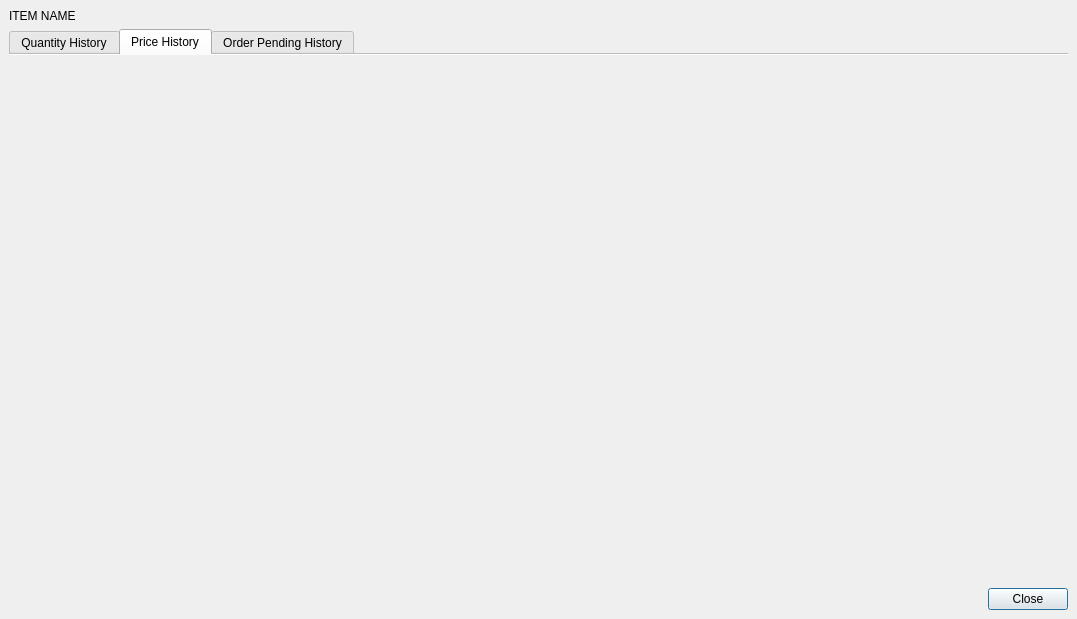
<?xml version="1.0" encoding="UTF-8"?>
<ui version="4.0">
 <class>Form</class>
 <widget class="QDialog" name="Form">
  <property name="geometry">
   <rect>
    <x>0</x>
    <y>0</y>
    <width>1077</width>
    <height>619</height>
   </rect>
  </property>
  <property name="windowTitle">
   <string>Form</string>
  </property>
  <layout class="QHBoxLayout" name="horizontalLayout">
   <property name="spacing">
    <number>0</number>
   </property>
   <property name="leftMargin">
    <number>0</number>
   </property>
   <property name="topMargin">
    <number>0</number>
   </property>
   <property name="rightMargin">
    <number>0</number>
   </property>
   <property name="bottomMargin">
    <number>0</number>
   </property>
   <item>
    <widget class="QWidget" name="widget" native="true">
     <property name="contextMenuPolicy">
      <enum>Qt::ContextMenuPolicy::ActionsContextMenu</enum>
     </property>
     <property name="autoFillBackground">
      <bool>false</bool>
     </property>
     <property name="styleSheet">
      <string notr="true"/>
     </property>
     <layout class="QVBoxLayout" name="verticalLayout_3" stretch="0">
      <property name="leftMargin">
       <number>0</number>
      </property>
      <property name="topMargin">
       <number>0</number>
      </property>
      <property name="rightMargin">
       <number>0</number>
      </property>
      <property name="bottomMargin">
       <number>0</number>
      </property>
      <item>
       <layout class="QVBoxLayout" name="verticalLayout" stretch="0,0,0">
        <property name="leftMargin">
         <number>9</number>
        </property>
        <property name="topMargin">
         <number>9</number>
        </property>
        <property name="rightMargin">
         <number>9</number>
        </property>
        <property name="bottomMargin">
         <number>9</number>
        </property>
        <item>
         <layout class="QHBoxLayout" name="horizontalLayout_4" stretch="0">
          <item>
           <widget class="QLabel" name="label_item_name">
            <property name="sizePolicy">
             <sizepolicy hsizetype="Preferred" vsizetype="Minimum">
              <horstretch>0</horstretch>
              <verstretch>0</verstretch>
             </sizepolicy>
            </property>
            <property name="text">
             <string>ITEM NAME</string>
            </property>
            <property name="alignment">
             <set>Qt::AlignmentFlag::AlignLeading|Qt::AlignmentFlag::AlignLeft|Qt::AlignmentFlag::AlignTop</set>
            </property>
            <property name="wordWrap">
             <bool>true</bool>
            </property>
           </widget>
          </item>
         </layout>
        </item>
        <item>
         <widget class="QTabWidget" name="tabWidget">
          <property name="currentIndex">
           <number>1</number>
          </property>
          <property name="documentMode">
           <bool>true</bool>
          </property>
          <widget class="QWidget" name="tab">
           <attribute name="title">
            <string>Quantity History</string>
           </attribute>
           <layout class="QHBoxLayout" name="horizontalLayout_3">
            <item>
             <layout class="QVBoxLayout" name="quantity_history_tree_layout"/>
            </item>
            <item>
             <layout class="QVBoxLayout" name="quantity_history_graph_layout"/>
            </item>
           </layout>
          </widget>
          <widget class="QWidget" name="tab_2">
           <attribute name="title">
            <string>Price History</string>
           </attribute>
           <layout class="QHBoxLayout" name="horizontalLayout_2">
            <item>
             <layout class="QVBoxLayout" name="price_history_tree_layout"/>
            </item>
            <item>
             <layout class="QVBoxLayout" name="price_layout_graph_layout"/>
            </item>
           </layout>
          </widget>
          <widget class="QWidget" name="tab_3">
           <attribute name="title">
            <string>Order Pending History</string>
           </attribute>
           <layout class="QVBoxLayout" name="verticalLayout_5">
            <item>
             <layout class="QVBoxLayout" name="order_pending_history_tree_layout"/>
            </item>
            <item>
             <layout class="QVBoxLayout" name="order_pending_history_graph_layout"/>
            </item>
           </layout>
          </widget>
         </widget>
        </item>
        <item>
         <layout class="QHBoxLayout" name="buttonsLayout">
          <item>
           <spacer name="horizontalSpacer">
            <property name="orientation">
             <enum>Qt::Orientation::Horizontal</enum>
            </property>
            <property name="sizeHint" stdset="0">
             <size>
              <width>40</width>
              <height>20</height>
             </size>
            </property>
           </spacer>
          </item>
          <item>
           <widget class="QPushButton" name="pushButton_cancel">
            <property name="maximumSize">
             <size>
              <width>16777215</width>
              <height>16777215</height>
             </size>
            </property>
            <property name="text">
             <string>Close</string>
            </property>
           </widget>
          </item>
         </layout>
        </item>
       </layout>
      </item>
     </layout>
    </widget>
   </item>
  </layout>
 </widget>
 <resources/>
 <connections>
  <connection>
   <sender>pushButton_cancel</sender>
   <signal>clicked()</signal>
   <receiver>Form</receiver>
   <slot>close()</slot>
   <hints>
    <hint type="sourcelabel">
     <x>1024</x>
     <y>591</y>
    </hint>
    <hint type="destinationlabel">
     <x>538</x>
     <y>309</y>
    </hint>
   </hints>
  </connection>
 </connections>
</ui>
